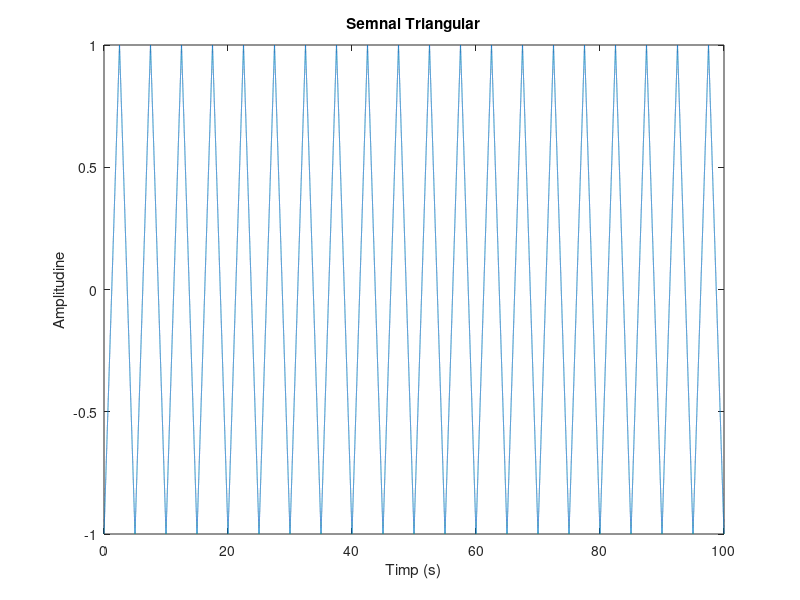

MATLAB code to generate this figure:
function tema2()

fs = 4000;
t = 0:1/fs:100;
x2 = sawtooth(0.4*pi*t, 0.5);
plot(t,x2);


xlabel('Timp (s)')
ylabel('Amplitudine')
title('Semnal Triangular')

end